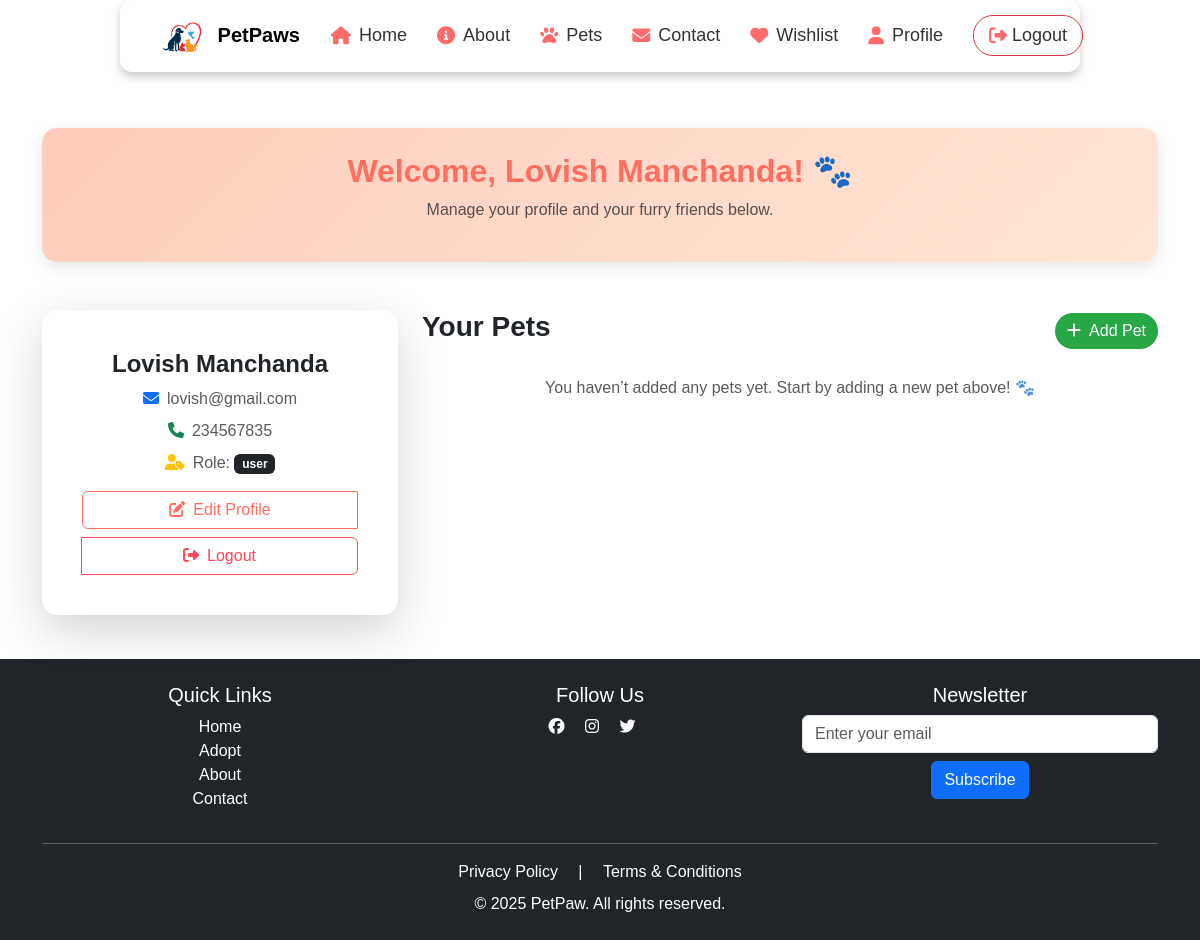
Page /profile (signed in) on the earlier database version.
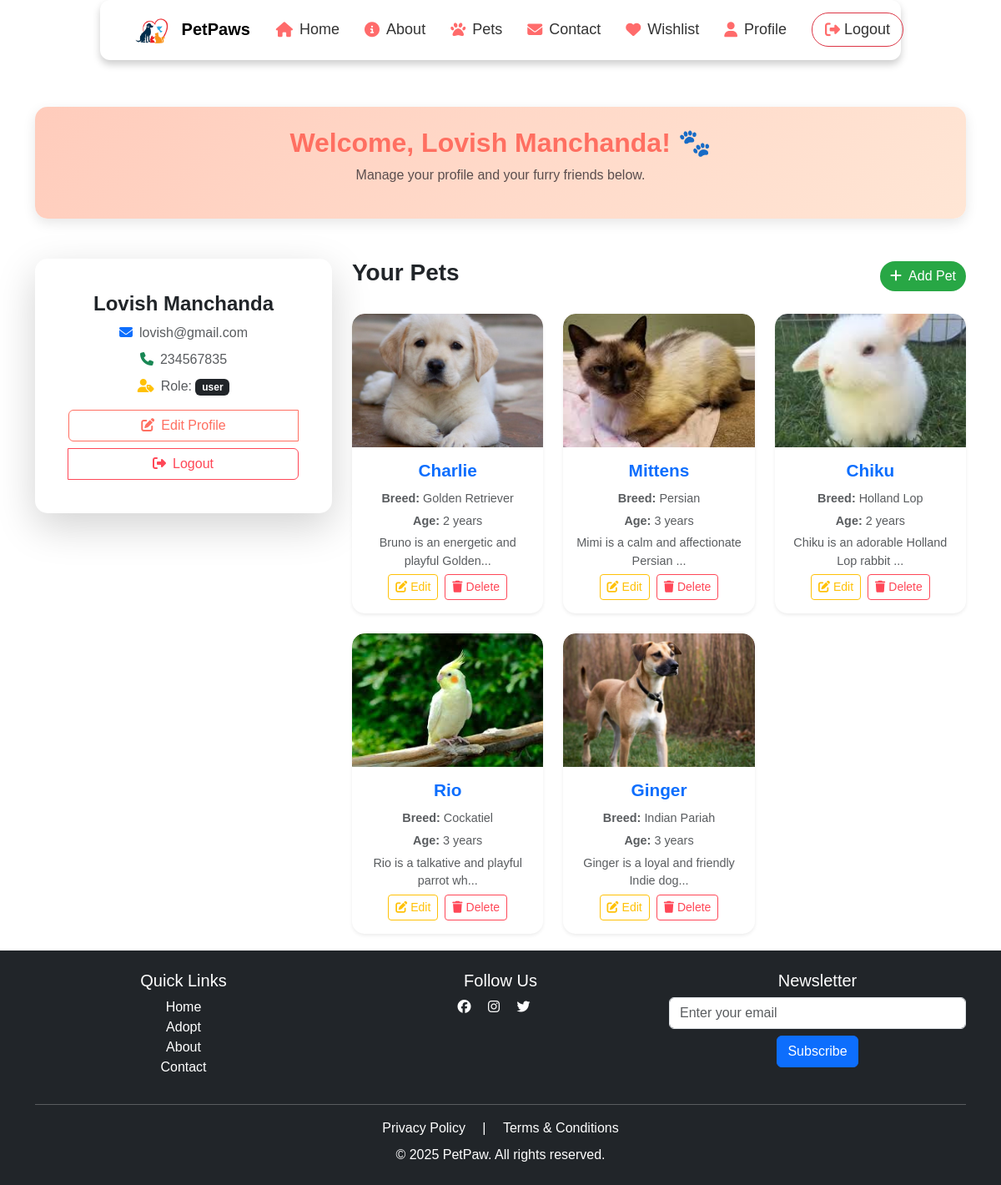
Same page on the later database version.
### app.py (models this page shows, shortened)
class User(db.Model, UserMixin):
    __tablename__ = "user"
    id = db.Column(db.Integer, primary_key=True)
    name = db.Column(db.String(150), nullable=False)
    email = db.Column(db.String(150), unique=True, nullable=False)
    password_hash = db.Column(db.String(256), nullable=False)
    mobile = db.Column(db.String(15), nullable=False)
    role = db.Column(db.String(50), nullable=False, default='user')
    wishlist_pets = db.relationship('Pet', secondary=wishlist, backref='wishlist_users')

class Pet(db.Model):
    id = db.Column(db.Integer, primary_key=True)
    name = db.Column(db.String(100), nullable=False)
    breed = db.Column(db.String(100), nullable=False)
    age = db.Column(db.Integer, nullable=False)
    description = db.Column(db.Text, nullable=True)
    image_filename = db.Column(db.String(255), nullable=True, default="default_pet.jpg")  # Default image if none uploaded
    status = db.Column(db.String(50), default="Available")  # Available, Adopted, etc.
    owner_id = db.Column(db.Integer, db.ForeignKey("user.id"), nullable=False)  # Link to User table
    medical_issues = db.Column(db.String(255), nullable=True)  # Any medical issues (Yes/No + Description)
    pet_type = db.Column(db.String(50), nullable=False)  # Dropdown (Dog, Cat, Bird, Horse, Other)
    other_pet_type = db.Column(db.String(100), nullable=True)  # If "Other" is selected
    address = db.Column(db.String(255), nullable=False)  # Pet's location
    owner = db.relationship("User", backref="pets")

### app.py (the view)
@app.route("/profile")
@login_required
def profile():
    return render_template("profile.html", user=current_user)

### app.py (called while the page is built)
@login_manager.user_loader
def load_user(user_id):
    return User.query.get(int(user_id))

### templates/profile.html (shortened to what this page needs)
{% extends "base.html" %}
{% block content %}
<div class="container mt-5">
    <div class="profile-header text-center mb-5 p-4">
        <h2 class="fw-bold">Welcome, {{ user.name }}! 🐾</h2>
        <p class="text-muted">Manage your profile and your furry friends below.</p>
    </div>
    <div class="row">
        <div class="col-md-4 mb-4">
            <div class="card shadow-lg border-0 p-4">
                <div class="card-body text-center">
                    <h4 class="fw-bold text-dark">{{ user.name }}</h4>
                    <p class="text-muted mb-2"><i class="fas fa-envelope text-primary me-2"></i>{{ user.email }}</p>
                    <p class="text-muted mb-2"><i class="fas fa-phone text-success me-2"></i>{{ user.mobile }}</p>
                    <p class="text-muted mb-3"><i class="fas fa-user-tag text-warning me-2"></i>Role: <span class="badge bg-dark">{{ user.role }}</span></p>
                    <div class="btn-group mt-3 d-flex flex-column gap-2">
                        <a href="{{ url_for('edit_profile') }}" class="btn btn-outline-primary"><i class="fas fa-edit me-2"></i>Edit Profile</a>
                        <a href="{{ url_for('logout') }}" class="btn btn-outline-danger"><i class="fas fa-sign-out-alt me-2"></i>Logout</a>
                    </div>
                </div>
            </div>
        </div>
        <div class="col-md-8">
            <div class="d-flex justify-content-between align-items-center mb-4">
                <h3 class="fw-bold text-dark">Your Pets</h3>
                <a href="{{ url_for('add_pet') }}" class="btn btn-success"><i class="fas fa-plus me-2"></i>Add Pet</a>
            </div>
            {% if user.pets %}
            <div class="row row-cols-1 row-cols-md-2 row-cols-lg-3 g-4">
                {% for pet in user.pets %}
                <div class="col">
                    <div class="card pet-card shadow-sm border-0">
                        <img src="{{ url_for('static', filename='images/' + (pet.image_filename or 'default.jpg')) }}" class="card-img-top pet-img" alt="{{ pet.name }}">
                        <div class="card-body text-center">
                            <h5 class="card-title fw-bold text-primary">{{ pet.name }}</h5>
                            <p class="card-text text-muted"><strong>Breed:</strong> {{ pet.breed }}</p>
                            <p class="card-text text-muted"><strong>Age:</strong> {{ pet.age }} years</p>
                            <p class="card-text text-muted">{{ pet.description[:40] }}...</p>
                            <div class="d-flex justify-content-center gap-2">
                                <a href="{{ url_for('edit_pet', id=pet.id) }}" class="btn btn-outline-warning btn-sm"><i class="fas fa-edit me-1"></i>Edit</a>
                                <a href="{{ url_for('delete_pet', id=pet.id) }}" class="btn btn-outline-danger btn-sm" onclick="return confirm('Are you sure you want to delete this pet?')"><i class="fas fa-trash me-1"></i>Delete</a>
                            </div>
                        </div>
                    </div>
                </div>
                {% endfor %}
            </div>
            {% else %}
            <p class="text-muted text-center">You haven’t added any pets yet. Start by adding a new pet above! 🐾</p>
            {% endif %}
        </div>
    </div>
</div>
{% endblock %}

### templates/base.html (shortened to what this page needs)
<!DOCTYPE html>
<html lang="en">
  <head>
    <link rel="stylesheet" href="https://cdn.jsdelivr.net/npm/bootstrap@5.3.3/dist/css/bootstrap.min.css">
    <link rel="stylesheet" href="{{ url_for('static', filename='styles.css') }}">
  </head>
  <body>
    <nav class="navbar navbar-expand-lg navbar-light fixed-top">
      <div class="container">
        <div class="logo">
          <a class="navbar-brand" href="/">
              <img src="{{ url_for('static', filename='images/logo.png') }}" alt="PetPaw Logo" width="40">
              PetPaws
          </a>
        </div>
          <div class="collapse navbar-collapse" id="navbarNav">
              <ul class="navbar-nav ms-auto nav-links">
                  <li class="nav-item"><a class="nav-links" href="/"><i class="fas fa-home"></i> Home</a></li>
                  <li class="nav-item"><a class="nav-links" href="/about"><i class="fas fa-info-circle"></i> About</a></li>
                  <li class="nav-item"><a class="nav-links" href="/pets"><i class="fas fa-paw"></i> Pets</a></li>
                  <li class="nav-item"><a class="nav-links" href="/contact"><i class="fas fa-envelope"></i> Contact</a></li>
                  {% if current_user.is_authenticated %}
                      <li class="nav-item"><a class="nav-links" href="/wishlist"><i class="fas fa-heart"></i> Wishlist</a></li>
                      <li class="nav-item"><a class="nav-links" href="/profile"><i class="fas fa-user"></i> Profile</a></li>
                      <li class="nav-item"><a class="nav-links btn btn-danger" href="/logout"><i class="fas fa-sign-out-alt"></i> Logout</a></li>
                  {% else %}
                      <li class="nav-item"><a class="nav-links btn btn-primary" href="/login"><i class="fas fa-sign-in-alt"></i> Login</a></li>
                      <li class="nav-item"><a class="nav-links btn btn-outline-primary" href="/register"><i class="fas fa-user-plus"></i> Sign Up</a></li>
                  {% endif %}
              </ul>
          </div>
      </div>
  </nav>
  <div class="content-wrapper">
    {% block content %} {% endblock %}
</div>
<footer class="bg-dark text-white text-center py-4">
  <div class="container">
      <div class="row">
          <div class="col-md-4 footer-links">
              <h5>Quick Links</h5>
              <ul class="list-unstyled">
                  <li><a href="/" class="text-white">Home</a></li>
                  <li><a href="/adopt" class="text-white">Adopt</a></li>
                  <li><a href="/about" class="text-white">About</a></li>
                  <li><a href="/contact" class="text-white">Contact</a></li>
              </ul>
          </div>
          <div class="col-md-4">
              <h5>Follow Us</h5>
              <a href="#" class="text-white me-3"><i class="fab fa-facebook"></i></a>
              <a href="#" class="text-white me-3"><i class="fab fa-instagram"></i></a>
              <a href="#" class="text-white me-3"><i class="fab fa-twitter"></i></a>
          </div>
          <div class="col-md-4">
              <h5>Newsletter</h5>
              <form>
                  <input type="email" class="form-control mb-2" placeholder="Enter your email">
                  <button class="btn btn-primary">Subscribe</button>
              </form>
          </div>
      </div>
      <hr class="bg-light">
      <div class="mt-3">
          <a href="/privacy" class="text-white me-3">Privacy Policy</a> |
          <a href="/terms" class="text-white ms-3">Terms & Conditions</a>
      </div>
      <p class="mb-0 mt-2">&copy; 2025 PetPaw. All rights reserved.</p>
  </div>
</footer>
  </body>
</html>

### static/styles.css (style rules this page uses)
body { font-family: 'Poppins', sans-serif; background-color: #f8f9fa; color: #333; transition: background-color 0.3s ease-in-out; }
.logo { display: flex; align-items: center; font-size: 22px; font-weight: 600; color: #333; }
.logo img { width: 50px; height: auto; margin-right: 10px; }
footer { background: #222; color: white; padding: 30px 0; transition: background-color 0.3s ease-in-out; }
footer a { color: #ff9a9e; text-decoration: none; }
* { margin: 0; padding: 0; box-sizing: border-box; font-family: 'Poppins', sans-serif; }
body { margin: 0; padding: 0; background: #ffffff; position: relative; min-height: 100vh; }
.navbar { position: fixed; top: 0; left: 50%; transform: translateX(-50%); width: 80%; background: #fff; padding: 15px 30px; border-radius: 12px; box-shadow: 0 5px 10px rgba(0,0,0,0.2); transition: top 0.3s ease-in-out; z-index: 1000; }
.logo img { width: 40px; margin-right: 10px; }
.nav-links { display: flex; align-items: center; }
.nav-links li { list-style: none; margin: 0 15px; }
.nav-links li a { position: relative; color: #333; font-size: 18px; font-weight: 500; padding: 6px 0; text-decoration: none; }
.nav-links li a:before { content: ''; position: absolute; bottom: 0; left: 0; height: 3px; width: 0%; background: #ff4757; border-radius: 12px; transition: all 0.4s ease; }
.nav-links li a.btn { background: transparent; color: #333; padding: 6px 15px; border-radius: 20px; transition: all 0.3s ease-in-out; }

### templates/base.html (style rules this page uses)
body { padding-top: 80px; }
.nav-links li a i { margin-right: 8px; color: #ff6b6b; transition: color 0.3s ease-in-out; }
.nav-links .btn i { margin-right: 5px; }
.content-wrapper { flex: 1; }
html, body { height: 100%; margin: 0; display: flex; flex-direction: column; }
.content-wrapper { flex: 1; padding-bottom: 20px; }
footer { margin-top: auto; }

### templates/profile.html (style rules this page uses)
.profile-header { background: linear-gradient(135deg, #ffccbc 0%, #ffe6d5 100%); border-radius: 15px; padding: 30px; box-shadow: 0 5px 15px rgba(0, 0, 0, 0.1); animation: fadeInDown 1s ease; }
.profile-header h2 { color: #ff6f61; font-weight: 700; }
.profile-header .text-muted { color: #5a4e4e !important; }
.card { border-radius: 15px; transition: transform 0.3s ease, box-shadow 0.3s ease; }
.card .btn-outline-primary { border-color: #ff6f61; color: #ff6f61; }
.card .btn-outline-danger { border-color: #ff4757; color: #ff4757; }
.pet-card { transition: transform 0.3s ease, box-shadow 0.3s ease; overflow: hidden; }
.pet-img { height: 160px; object-fit: cover; border-top-left-radius: 15px; border-top-right-radius: 15px; transition: transform 0.3s ease; }
.pet-card .card-title { color: #ff6f61; font-size: 1.3rem; margin-bottom: 10px; }
.pet-card .card-text { font-size: 0.9rem; color: #777; margin-bottom: 5px; }
.pet-card .btn-outline-warning { border-color: #ffc107; color: #ffc107; }
.pet-card .btn-outline-danger { border-color: #ff4757; color: #ff4757; }
.btn-success { background: #28a745; border: none; border-radius: 20px; transition: all 0.3s ease; }
.pet-card { animation: fadeInUp 0.5s ease; }

Differences in the rows shown:
added Pet: image_filename (picture), name "Charlie", breed "Golden Retriever", age "2", description "Bruno is an energetic and playful Golden"
added Pet: image_filename (picture), name "Mittens", breed "Persian", age "3", description "Mimi is a calm and affectionate Persian"
added Pet: image_filename (picture), name "Chiku", breed "Holland Lop", age "2", description "Chiku is an adorable Holland Lop rabbit"
added Pet: image_filename (picture), name "Rio", breed "Cockatiel", age "3", description "Rio is a talkative and playful parrot wh"
added Pet: image_filename (picture), name "Ginger", breed "Indian Pariah", age "3", description "Ginger is a loyal and friendly Indie dog"
Other differences:
text no longer shown: "You haven’t added any pets yet. Start by adding a new pet above! 🐾"
